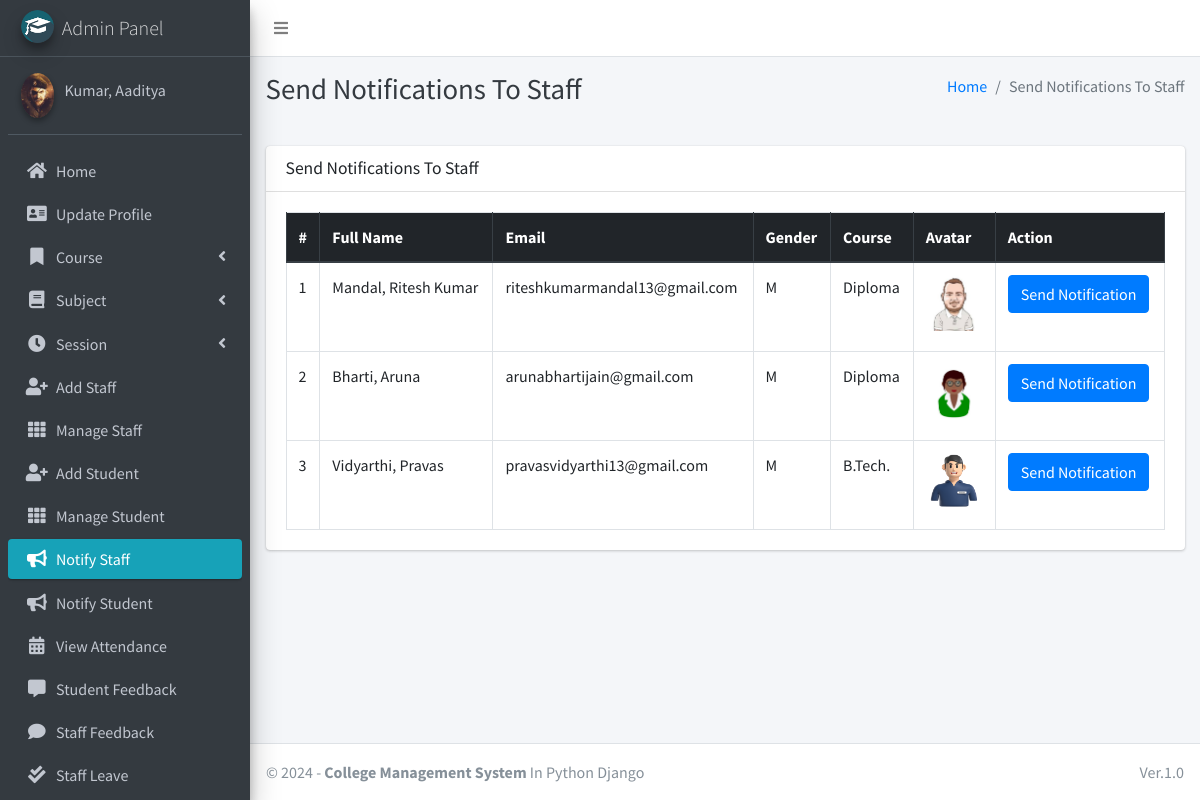
The page /admin_notify_staff (signed in) on the database its author committed.
### main_app/models.py (models this page shows, shortened)
class CustomUser(AbstractUser):
    USER_TYPE = ((1, "HOD"), (2, "Staff"), (3, "Student"))
    GENDER = [("M", "Male"), ("F", "Female")]
    username = None  # Removed username, using email instead
    email = models.EmailField(unique=True)
    user_type = models.CharField(default=1, choices=USER_TYPE, max_length=1)
    gender = models.CharField(max_length=1, choices=GENDER)
    profile_pic = models.ImageField()
    address = models.TextField()
    fcm_token = models.TextField(default="")  # For firebase notifications
    created_at = models.DateTimeField(auto_now_add=True)
    updated_at = models.DateTimeField(auto_now=True)
    USERNAME_FIELD = "email"
    REQUIRED_FIELDS = []
    objects = CustomUserManager()
    def __str__(self):
        return self.last_name + ", " + self.first_name

class Staff(models.Model):
    course = models.ForeignKey(Course, on_delete=models.DO_NOTHING, null=True, blank=False)
    admin = models.OneToOneField(CustomUser, on_delete=models.CASCADE)

class Course(models.Model):
    name = models.CharField(max_length=120)
    created_at = models.DateTimeField(auto_now_add=True)
    updated_at = models.DateTimeField(auto_now=True)

### main_app/hod_views.py (the view)
# urls.py: path("admin_notify_staff", hod_views.admin_notify_staff,
def admin_notify_staff(request):
    staff = CustomUser.objects.filter(user_type=2)
    context = {
        'page_title': "Send Notifications To Staff",
        'allStaff': staff
    }
    return render(request, "hod_template/staff_notification.html", context)

### main_app/templates/hod_template/staff_notification.html (shortened to what this page needs)
{% extends 'main_app/base.html' %}
{% load static %}
{% block page_title %}{{page_title}}{% endblock page_title %}
{% block content %}
<section class="content">
    <div class="container-fluid">
        <div class="row">
            <div class="col-md-12">
                <div class="card">
                    <div class="card-header">
                        <h3 class="card-title">{{page_title}}</h3>
                    </div>
                    <div class="card-body">
                        <table id="example2" class="table table-bordered table-hover">
                            <thead class="thead-dark">
                                <tr>
                                    <th>#</th>
                                    <th>Full Name</th>
                                    <th>Email</th>
                                    <th>Gender</th>
                                    <th>Course</th>
                                    <th>Avatar</th>
                                    <th>Action</th>
                                </tr>
                            </thead>
                            <tbody>
                                {% for staff in allStaff %}
                                <tr>
                                    <td>{{ forloop.counter }}</td>
                                    <td>{{staff.last_name}}, {{staff.first_name}}</td>
                                    <td>{{staff.email}}</td>
                                    <td>{{staff.gender}}</td>
                                    <td>{{staff.staff.course.name}}</td>
                                    <td>
                                        {% if staff.profile_pic == ""  %}
                                        No Image
                                        {% else %}
                                        <img class="img img-fluid mb-2" height="56" width="56"
                                            src="{{staff.profile_pic}}" alt="">
                                        {% endif %}
                                    </td>
                                    <td><button data-toggle = "modal" data-target = "#myModal"class="btn btn-primary show_notification" value="{{staff.id}}">Send Notification</button>
                                    </td>
                                </tr>
                                {% endfor %}
                            </tbody>
                        </table>
                    </div>
                </div>
            </div>
        </div>
    </div>
</section>
{% endblock content %}

### main_app/templates/main_app/base.html (shortened to what this page needs)
{% load static %}
<!DOCTYPE html>
<html>
<head>
    <link rel="stylesheet" href="{% static 'plugins/fontawesome-free/css/all.min.css'%} ">
    <link rel="stylesheet" href="https://code.ionicframework.com/ionicons/2.0.1/css/ionicons.min.css">
    <link rel="stylesheet"
        href="{% static 'plugins/tempusdominus-bootstrap-4/css/tempusdominus-bootstrap-4.min.css'%} ">
    <link rel="stylesheet" href="{% static 'plugins/icheck-bootstrap/icheck-bootstrap.min.css'%} ">
    <link rel="stylesheet" href="{% static 'dist/css/adminlte.min.css'%} ">
    <link rel="stylesheet" href="{% static 'plugins/overlayScrollbars/css/OverlayScrollbars.min.css'%} ">
    <link rel="stylesheet" href="{% static 'plugins/daterangepicker/daterangepicker.css'%} ">
</head>
<body class="hold-transition sidebar-mini layout-fixed">
    <div class="wrapper">
        <nav class="main-header navbar navbar-expand navbar-white navbar-light">
            <ul class="navbar-nav">
                <li class="nav-item">
                    <a class="nav-link" data-widget="pushmenu" href="#"><i class="fas fa-bars"></i></a>
                </li>
            </ul>
        </nav>
        {% include "main_app/sidebar_template.html" with user=user %}
        <div class="content-wrapper">
            <div class="content-header">
                <div class="container-fluid">
                    <div class="row mb-2">
                        <div class="col-sm-6">
                            <h1 class="m-0 text-dark">{% block page_title %}{% endblock page_title %}</h1>
                        </div>
                        <div class="col-sm-6">
                            <ol class="breadcrumb float-sm-right">
                                <li class="breadcrumb-item"><a href="#">Home</a></li>
                                <li class="breadcrumb-item active">{{ page_title }}</li>
                            </ol>
                        </div>
                    </div>
                </div>
            </div>
<section class="content">
    <div class="container-fluid">
        <div class="row">
            <div class="col-md-12">
            </div></div></div></section>
            {% block content %}
            {% endblock content %}
        </div>
        {% include "main_app/footer.html" %}
    </div>
</body>
</html>

### main_app/templates/main_app/sidebar_template.html (shortened to what this page needs)
{% load static %}
<aside class="main-sidebar sidebar-dark-info elevation-4">
    {% if request.user.user_type == '1' %}
    <a href="{% url 'admin_home' %}" class="brand-link">
        <img src="{% static 'dist/img/cmsl.png' %} " alt="AdminLTE Logo"
            class="brand-image img-circle elevation-3" >
        <span class="brand-text font-weight-light">Admin Panel</span>
    </a>
    <div class="sidebar">
        <div class="user-panel mt-3 pb-3 mb-3 d-flex">
            <div class="image">
                <img src="{{ request.user.profile_pic}}" class="img-circle elevation-2" alt="User Image">
            </div>
            <div class="info">
                <a href="#" class="d-block">{{user}}</a>
            </div>
        </div>
        <nav class="mt-2">
            <ul class="nav nav-pills nav-sidebar flex-column" data-widget="treeview" role="menu" data-accordion="false">
                <li class="nav-item">
                    {% url 'admin_home' as admin_home %}
                    <a href="{{admin_home}}" class="nav-link {% if admin_home == request.path %} active {% endif %}">
                        <i class="nav-icon fas fa-home"></i>
                        <p>
                            Home
                        </p>
                    </a>
                </li>
                <li class="nav-item">
                    {% url 'admin_view_profile' as admin_view_profile %}
                    <a href="{{admin_view_profile}}"
                        class="nav-link {% if admin_view_profile == request.path %} active {% endif %}">
                        <i class="nav-icon fas fa-address-card"></i>
                        <p>
                            Update Profile
                        </p>
                    </a>
                </li>
                <li class="nav-item has-treeview">
                    <a href="#" class="nav-link">
                        <i class="nav-icon fas fa-bookmark"></i>
                        <p>
                            Course
                            <i class="fas fa-angle-left right"></i>
                        </p>
                    </a>
                </li>
                <li class="nav-item has-treeview">
                    <a href="#" class="nav-link">
                        <i class="nav-icon fas fa-book"></i>
                        <p>
                            Subject
                            <i class="fas fa-angle-left right"></i>
                        </p>
                    </a>
                </li>
                <li class="nav-item has-treeview">
                    <a href="#" class="nav-link">
                        <i class="nav-icon fas fa-clock"></i>
                        <p>
                            Session
                            <i class="fas fa-angle-left right"></i>
                        </p>
                    </a>
                </li>
                <li class="nav-item">
                    {% url 'add_staff' as add_staff %}
                    <a href="{{add_staff}}" class="nav-link {% if add_staff == request.path %} active {% endif %}">
                        <i class="nav-icon fas fa-user-plus"></i>
                        <p>
                            Add Staff
                        </p>
                    </a>
                </li>
                <li class="nav-item">
                    {% url 'manage_staff' as manage_staff %}
                    {% url 'edit_staff' staff_id as edit_staff %}
                    <a href="{{manage_staff}}"
                        class="nav-link {% if manage_staff == request.path or request.path == edit_staff %} active {% endif %}">
                        <i class="nav-icon fas fa-th"></i>
                        <p>
                            Manage Staff
                        </p>
                    </a>
                </li>
                <li class="nav-item">
                    {% url 'add_student' as add_student%}
                    <a href="{{add_student}}" class="nav-link  {% if add_student == request.path %} active {% endif %}">
                        <i class="nav-icon fas fa-user-plus"></i>
                        <p>
                            Add Student
                        </p>
                    </a>
                </li>
                <li class="nav-item">
                    {% url 'manage_student' as manage_student %}
                    {% url 'edit_student' student_id as edit_student %}
                    <a href="{{manage_student}}"
                        class="nav-link  {% if edit_student == request.path or manage_student == request.path %} active {% endif %}">
                        <i class="nav-icon fas fa-th"></i>
                        <p>
                            Manage Student
                        </p>
                    </a>
                </li>
                <li class="nav-item">
                    {% url 'admin_notify_staff' as admin_notify_staff %}
                    <a href="{{admin_notify_staff}}"
                        class="nav-link {% if admin_notify_staff == request.path %} active {% endif %}">
                        <i class="nav-icon fas fa-bullhorn"></i>
                        <p>
                            Notify Staff
                        </p>
                    </a>
                </li>
                <li class="nav-item">
                    {% url 'admin_notify_student' as admin_notify_student %}
                    <a href="{{admin_notify_student}}"
                        class="nav-link {% if admin_notify_student == request.path %} active {% endif %}">
                        <i class="nav-icon fas fa-bullhorn"></i>
                        <p>
                            Notify Student
                        </p>
                    </a>
                </li>
                <li class="nav-item">
                    {% url 'admin_view_attendance' as admin_view_attendance %}
                <li class="nav-item">
                    <a href="{{admin_view_attendance}}"
                        class="nav-link  {% if admin_view_attendance == request.path %} active {% endif %}">
                        <i class="nav-icon fas fa-calendar-alt"></i>
                        <p>
                            View Attendance
                        </p>
                    </a>
                </li>
                <li class="nav-item">
                    {% url 'student_feedback_message' as student_feedback_message %}
                    <a href="{{ student_feedback_message }}"
                        class="nav-link  {% if student_feedback_message == request.path %} active {% endif %}">
                        <i class="nav-icon fas fa-comment-alt"></i>
                        <p>
                            Student Feedback
                        </p>
                    </a>
                </li>
                <li class="nav-item">
                    {% url 'staff_feedback_message' as staff_feedback_message %}
                    <a href="{{staff_feedback_message}}"
                        class="nav-link   {% if staff_feedback_message == request.path %} active {% endif %}">
                        <i class="nav-icon fas fa-comment"></i>
                        <p>
                            Staff Feedback
                        </p>
                    </a>
                </li>
                <li class="nav-item">
                    {% url 'view_staff_leave' as view_staff_leave %}
                    <a href="{{view_staff_leave}}"
                        class="nav-link  {% if view_staff_leave == request.path %} active {% endif %}">
                        <i class="nav-icon fas fa-check-double"></i>
                        <p>
                            Staff Leave
                        </p>
                    </a>
                </li>
                                        {% endif %}
                                    </ul>
                                </nav>
                            </div>
</aside>

### main_app/templates/main_app/footer.html
<footer class="main-footer">
    &copy; {% now "Y" %} - <strong>College Management System</strong>
    In Python Django
    <div class="float-right d-none d-sm-inline-block">
       Ver.1.0
    </div>
</footer>

### rows shown on the page
CustomUser: user.profile_pic (picture), last_name+first_name "Kumar, Aaditya"
CustomUser: last_name "Mandal", first_name "Ritesh Kumar", email "riteshkumarmandal13@gmail.com", gender "M", staff.course.name "Diploma", profile_pic (picture)
CustomUser: last_name "Bharti", first_name "Aruna", email "arunabhartijain@gmail.com", gender "M", staff.course.name "Diploma", profile_pic (picture)
CustomUser: last_name "Vidyarthi", first_name "Pravas", email "pravasvidyarthi13@gmail.com", gender "M", staff.course.name "B.Tech.", profile_pic (picture)

### other values the page prints
{{ page_title }} "Send Notifications To Staff"
